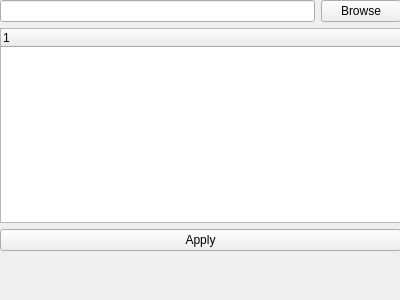
<?xml version="1.0" encoding="UTF-8"?>
<ui version="4.0">
 <class>PCAShapeModelEstimatorView</class>
 <widget class="QWidget" name="PCAShapeModelEstimatorView">
  <property name="geometry">
   <rect>
    <x>0</x>
    <y>0</y>
    <width>400</width>
    <height>300</height>
   </rect>
  </property>
  <property name="windowTitle">
   <string>Form</string>
  </property>
  <widget class="QWidget" name="verticalLayoutWidget">
   <property name="geometry">
    <rect>
     <x>0</x>
     <y>0</y>
     <width>401</width>
     <height>251</height>
    </rect>
   </property>
   <layout class="QVBoxLayout" name="verticalLayout">
    <item>
     <layout class="QHBoxLayout" name="horizontalLayout">
      <item>
       <widget class="QLineEdit" name="DirecotyLE"/>
      </item>
      <item>
       <widget class="QPushButton" name="BrowseBtn">
        <property name="text">
         <string>Browse</string>
        </property>
       </widget>
      </item>
     </layout>
    </item>
    <item>
     <widget class="QTreeWidget" name="ImageList">
      <column>
       <property name="text">
        <string notr="true">1</string>
       </property>
      </column>
     </widget>
    </item>
    <item>
     <widget class="QPushButton" name="ApplyBtn">
      <property name="text">
       <string>Apply</string>
      </property>
     </widget>
    </item>
   </layout>
  </widget>
 </widget>
 <resources/>
 <connections/>
</ui>
